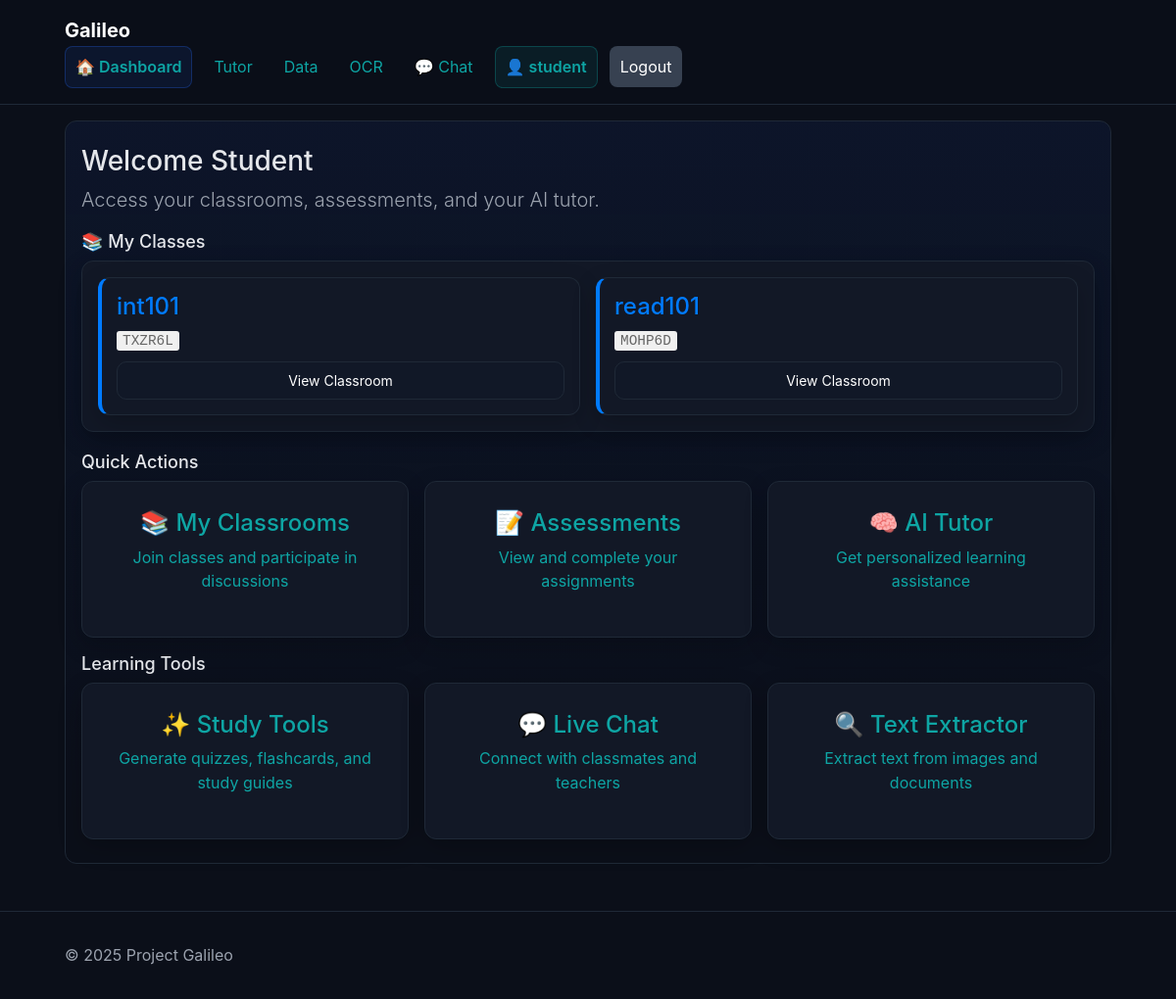
The page / (signed in) on the database its author committed.
### tables this page shows
CREATE TABLE users (
  id INTEGER PRIMARY KEY AUTOINCREMENT,
  email TEXT NOT NULL UNIQUE,
  password_hash TEXT NOT NULL,
  role TEXT NOT NULL CHECK (role IN ('student','teacher','admin')),
  full_name TEXT NOT NULL DEFAULT '',
  created_at TIMESTAMP NOT NULL DEFAULT CURRENT_TIMESTAMP
);

CREATE TABLE classrooms (
  id INTEGER PRIMARY KEY AUTOINCREMENT,
  name TEXT NOT NULL,
  join_code TEXT NOT NULL UNIQUE,
  created_by INTEGER NOT NULL,
  created_at TIMESTAMP NOT NULL DEFAULT CURRENT_TIMESTAMP,
  FOREIGN KEY (created_by) REFERENCES users(id) ON DELETE CASCADE
);

### app/routes/main.py (the view)
@main_bp.route("/")
@login_required
def home():
    role = current_user.role
    classrooms = []
    if role == "teacher":
        classrooms = list_classrooms_for_teacher(current_user.id)
        return render_template("dashboard_teacher.html", classrooms=classrooms)
    elif role == "admin":
        return render_template("dashboard_admin.html")
    else:  # student
        classrooms = list_enrolled(current_user.id)
        return render_template("dashboard_student.html", classrooms=classrooms)

### app/auth.py (called while the page is built)
def user_loader(user_id):
    db = get_db()
    row = db.execute("SELECT id, email, role, full_name FROM users WHERE id=?", (user_id,)).fetchone()
    if row:
        return User(row["id"], row["email"], row["role"], row["full_name"])
    return None

### app/db.py (called while the page is built)
def get_db():
    conn = getattr(g, "_db_conn", None)
    if conn is None:
        if current_app.config.get("DATABASE_URL") and not current_app.config.get("SQLITE_FALLBACK"):
            conn = get_mysql_connection()
        else:
            conn = get_sqlite_connection()
        g._db_conn = conn
    return conn

def get_sqlite_connection():
    path = current_app.config["SQLITE_PATH"]
    conn = sqlite3.connect(path, detect_types=sqlite3.PARSE_DECLTYPES)
    conn.row_factory = sqlite3.Row
    _ensure_schema(conn)
    return conn

def _ensure_schema(conn):
    if hasattr(conn, 'executescript'):  # SQLite
        conn.executescript(open("db/schema.sql", "r", encoding="utf-8").read())
        conn.commit()

### app/services/classrooms_service.py (called while the page is built)
def list_enrolled(user_id:int):
    db = get_db()
    rows = db.execute("""
        SELECT c.id,c.name,c.join_code FROM classrooms c
        JOIN enrollments e ON e.classroom_id=c.id WHERE e.user_id=?
        UNION
        SELECT id,name,join_code FROM classrooms WHERE created_by=?
    """,(user_id,user_id)).fetchall()
    return [dict(r) for r in rows]

### app/templates/dashboard_student.html
{% extends "base.html" %}
{% block content %}
<section class="hero slide-up">
  <h1 class="h1">Welcome Student</h1>
  <p class="lead text-pretty">Access your classrooms, assessments, and your AI tutor.</p>
  <h3 class="h3 mt-3">📚 My Classes</h3>
  <div class="card" style="margin-bottom: 20px;">
    {% if classrooms %}
      <div class="grid-2 gap-3">
        {% for classroom in classrooms %}
        <div class="card" style="padding: 15px; border-left: 4px solid #007bff;">
          <h4 style="margin: 0 0 8px 0; color: #007bff;">{{ classroom.name }}</h4>
          <p style="margin: 0; color: #666; font-size: 0.9em;">
            <span style="font-family: monospace; background: #f0f0f0; padding: 2px 6px; border-radius: 3px;">{{ classroom.join_code }}</span>
          </p>
          <a href="/classrooms/{{ classroom.id }}" class="btn btn-sm btn-outline-primary" style="margin-top: 10px;">View Classroom</a>
        </div>
        {% endfor %}
      </div>
    {% else %}
      <div style="text-align: center; padding: 30px; color: #666;">
        <i class="fas fa-graduation-cap" style="font-size: 3em; margin-bottom: 15px; opacity: 0.3;"></i>
        <p>You haven't joined any classrooms yet.</p>
        <a href="/classrooms/" class="btn btn-primary">Join a Classroom</a>
      </div>
    {% endif %}
  </div>
  <h3 class="h3 mt-3">Quick Actions</h3>
  <div class="grid-3 gap-3">
    <a class="card link" href="/classrooms/">
      <h4>📚 My Classrooms</h4>
      <p>Join classes and participate in discussions</p>
    </a>
    <a class="card link" href="/assessments/">
      <h4>📝 Assessments</h4>
      <p>View and complete your assignments</p>
    </a>
    <a class="card link" href="/tutor/">
      <h4>🧠 AI Tutor</h4>
      <p>Get personalized learning assistance</p>
    </a>
  </div>
  <h3 class="h3 mt-3">Learning Tools</h3>
  <div class="grid-3 gap-3">
    <a class="card link" href="/content/">
      <h4>✨ Study Tools</h4>
      <p>Generate quizzes, flashcards, and study guides</p>
    </a>
    <a class="card link" href="/notifications/live-chat">
      <h4>💬 Live Chat</h4>
      <p>Connect with classmates and teachers</p>
    </a>
    <a class="card link" href="/ocr/">
      <h4>🔍 Text Extractor</h4>
      <p>Extract text from images and documents</p>
    </a>
  </div>
</section>
{% endblock %}

### app/templates/base.html (shortened to what this page needs)
<!doctype html>
<html lang="en">
<head>
  <link href="https://cdn.jsdelivr.net/npm/bootstrap@5.1.3/dist/css/bootstrap.min.css" rel="stylesheet">
  <link rel="stylesheet" href="{{ url_for('static', filename='css/styles.css') }}">
</head>
<body>
  <header class="site-header">
    <div class="container">
      <a class="brand" href="/">Galileo</a>
      <nav class="nav">
        <a href="/" class="nav-dashboard">🏠 Dashboard</a>
        <a href="/tutor/">Tutor</a>
        <a href="/data/">Data</a>
        <a href="/ocr/">OCR</a>
        <a href="/notifications/live-chat">💬 Chat</a>
        {% if current_user.is_authenticated %}
        <span class="user-info">👤 {{ current_user.email.split('@')[0] }}</span>
        <a href="/auth/logout" class="btn btn-secondary">Logout</a>
        {% else %}
        <a href="/auth/login" class="btn btn-primary">Login</a>
        {% endif %}
      </nav>
    </div>
  </header>
  <main class="container fade-in">
    {% block content %}{% endblock %}
  </main>
  <footer class="site-footer">
    <div class="container">© {{ 2025 }} Project Galileo</div>
  </footer>
</body>
</html>

### app/static/css/styles.css (style rules this page uses)
:root { --primary: #2563eb; --accent: #0ea5a4; --bg: #0b0f19; --panel: #121826; --text: #e5e7eb; --muted: #9ca3af; --radius: 12px; }
* { box-sizing: border-box; }
body { margin: 0; font-family: Inter, system-ui, Segoe UI, Roboto, Arial, sans-serif; background: var(--bg); color: var(--text); line-height: 1.55; }
a { color: var(--accent); text-decoration: none; }
.container { max-width: 1100px; margin: 0 auto; padding: 16px; }
.site-header { position: sticky; top: 0; background: rgba(11, 15, 25, 0.7); backdrop-filter: blur(10px); border-bottom: 1px solid #1f2937; }
.brand { font-weight: 700; font-size: 20px; color: #fff; margin-right: 16px; }
.nav { display: flex; gap: 12px; align-items: center; }
.nav a { padding: 8px 10px; border-radius: 8px; transition: background .2s; }
.nav-dashboard { background: rgba(37, 99, 235, 0.1) !important; border: 1px solid rgba(37, 99, 235, 0.3) !important; font-weight: 600 !important; }
.user-info { color: var(--accent); font-weight: 600; padding: 8px 10px; background: rgba(14, 165, 164, 0.1); border-radius: 8px; border: 1px solid rgba(14, 165, 164, 0.3); }
.site-footer { border-top: 1px solid #1f2937; margin-top: 32px; padding: 16px; color: var(--muted); }
.h1 { font-size: 28px; margin: 0 0 8px; }
.h3 { font-size: 18px; margin: 0 0 8px; }
.lead { color: var(--muted); }
.mt-3 { margin-top: 12px; }
.grid-2 { display: grid; grid-template-columns: 1fr; gap: 16px; }
.grid-3 { display: grid; grid-template-columns: 1fr; gap: 16px; }
.gap-3 { gap: 16px; }
@media (min-width: 800px) { .grid-2 { grid-template-columns: 1fr 1fr; } }
@media (min-width: 800px) { .grid-3 { grid-template-columns: repeat(3, 1fr); } }
.card { background: var(--panel); border: 1px solid #1f2937; border-radius: var(--radius); padding: 16px; box-shadow: 0 8px 24px rgba(0, 0, 0, 0.2); transition: transform .25s ease, box-shadow .25s ease; }
.card.link { display: block; text-align: center; padding: 28px; }
.hero { padding: 24px 16px; background: linear-gradient(180deg, rgba(37, 99, 235, 0.08), transparent); border-radius: var(--radius); border: 1px solid #1f2937; }
.btn { border: 1px solid #1f2937; background: #111827; color: #fff; border-radius: 10px; padding: 8px 12px; cursor: pointer; transition: all .2s; }
.btn-secondary { background: #374151; border-color: transparent; }
.fade-in { animation: fade .4s ease-in both; }
.slide-up { animation: slideUp .4s .05s ease-out both; }

### rows shown on the page
users: email "student"
classrooms: name "int101", join_code "TXZR6L"
classrooms: name "read101", join_code "MOHP6D"

### other values the page prints
{{ 2025 }} "2025"
